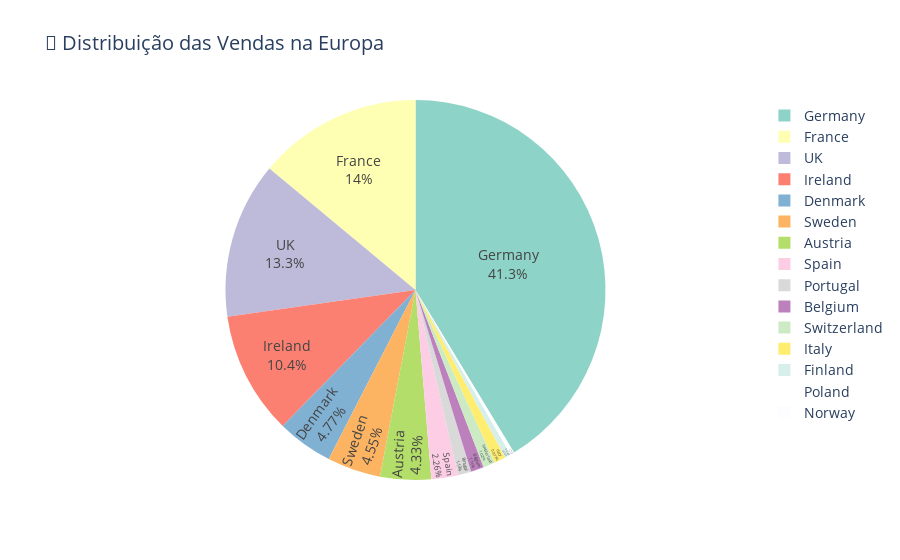

Write notebook code for a chart like this one.
### Markdown cell above
## 10 - Na Europa, quanto que se vende ($) para cada país?

### Code cell
query_paises = """
SELECT pa.nome AS pais,
       SUM(v.valor_vendas) AS total_vendas
FROM vendas v
JOIN pedidos p ON v.pedido_id = p.id
JOIN clientes c ON p.cliente_id = c.id
JOIN paises pa ON c.pais_id = pa.id
GROUP BY pa.nome
ORDER BY total_vendas DESC;
"""

df_paises = pd.read_sql(query_paises, engine)
# display(df_paises)

# Identificar países europeus (baseado nos nomes comuns)
paises_europeus = ['Germany', 'France', 'Italy', 'Spain', 'UK', 'Netherlands', 
                   'Belgium', 'Austria', 'Switzerland', 'Portugal', 'Ireland', 'Denmark',
                   'Sweden', 'Norway', 'Finland', 'Poland', 'Czech Republic', 'Hungary']

df_europa = df_paises[df_paises['pais'].isin(paises_europeus)].copy()

if len(df_europa) > 0:
    # Gráfico de barras para países europeus
    plt.figure(figsize=(15, 8))
    
    bars = plt.bar(range(len(df_europa)), df_europa['total_vendas'], 
                   color=plt.cm.Set3(range(len(df_europa))))
    plt.xticks(range(len(df_europa)), df_europa['pais'], rotation=45, ha='right')
    plt.title('🇪🇺 Vendas na Europa por País', fontsize=16, fontweight='bold')
    plt.ylabel('Total de Vendas ($)', fontsize=12)
    plt.grid(True, alpha=0.3, axis='y')
    
    # Adicionar valores nas barras
    for i, bar in enumerate(bars):
        height = bar.get_height()
        plt.annotate(f'${height:,.0f}',
                    xy=(bar.get_x() + bar.get_width() / 2, height),
                    xytext=(0, 3), textcoords="offset points",
                    ha='center', va='bottom', fontsize=11, fontweight='bold')
    
    plt.tight_layout()
    plt.show()
    
    # Gráfico de pizza interativo com Plotly
    fig_pie = px.pie(df_europa, values='total_vendas', names='pais', 
                     title='🥧 Distribuição das Vendas na Europa',
                     color_discrete_sequence=px.colors.qualitative.Set3)
    fig_pie.update_traces(textposition='inside', textinfo='percent+label')
    fig_pie.update_layout(font=dict(size=14))
    fig_pie.show()
    
    print(f"\n🎯 ANÁLISE EUROPEIA:")
    print(f"   • Países europeus identificados: {len(df_europa)}")
    print(f"   • Total de vendas na Europa: ${df_europa['total_vendas'].sum():,.2f}")
    print(f"   • Melhor país europeu: {df_europa.iloc[0]['pais']} (${df_europa.iloc[0]['total_vendas']:,.2f})")
    print(f"   • Participação do melhor país: {(df_europa.iloc[0]['total_vendas']/df_europa['total_vendas'].sum())*100:.1f}%")
else:
    print("⚠️  Nenhum país europeu identificado nos dados. Mostrando todos os países:")
    
    # Gráfico para todos os países se não houver países europeus identificados
    plt.figure(figsize=(15, 8))
    top_15_paises = df_paises.head(15)
    
    bars = plt.bar(range(len(top_15_paises)), top_15_paises['total_vendas'], 
                   color=plt.cm.viridis(np.linspace(0, 1, len(top_15_paises))))
    plt.xticks(range(len(top_15_paises)), top_15_paises['pais'], rotation=45, ha='right')
    plt.title('🌍 Top 15 Países por Vendas', fontsize=16, fontweight='bold')
    plt.ylabel('Total de Vendas ($)', fontsize=12)
    plt.grid(True, alpha=0.3, axis='y')
    
    for i, bar in enumerate(bars):
        height = bar.get_height()
        plt.annotate(f'${height:,.0f}',
                    xy=(bar.get_x() + bar.get_width() / 2, height),
                    xytext=(0, 3), textcoords="offset points",
                    ha='center', va='bottom', fontsize=11, fontweight='bold')
    
    plt.tight_layout()
    plt.show()

### Figure 1 — Plotly figure (JSON) as saved in the notebook; plotly's stock layout.template omitted (floating-point values rounded to 4 significant figures)
{"data": [{"domain": {"x": [0, 1], "y": [0, 1]}, "hovertemplate": "pais=%{label}<br>total_vendas=%{value}<extra></extra>", "labels": ["Germany", "France", "UK", "Ireland", "Denmark", "Sweden", "Austria", "Spain", "Portugal", "Belgium", "Switzerland", "Italy", "Finland", "Poland", "Norway"], "legendgroup": "", "name": "", "showlegend": true, "textinfo": "percent+label", "textposition": "inside", "type": "pie", "values": [519600.0, 175600.0, 167100.0, 131100.0, 59980.0, 57160.0, 54470.0, 28460.0, 14230.0, 13950.0, 12860.0, 12210.0, 6458.0, 3977.0, 193.4]}], "layout": {"font": {"size": 14}, "legend": {"tracegroupgap": 0}, "piecolorway": ["rgb(141,211,199)", "rgb(255,255,179)", "rgb(190,186,218)", "rgb(251,128,114)", "rgb(128,177,211)", "rgb(253,180,98)", "rgb(179,222,105)", "rgb(252,205,229)", "rgb(217,217,217)", "rgb(188,128,189)", "rgb(204,235,197)", "rgb(255,237,111)"], "title": {"text": "🥧 Distribuição das Vendas na Europa"}}}
